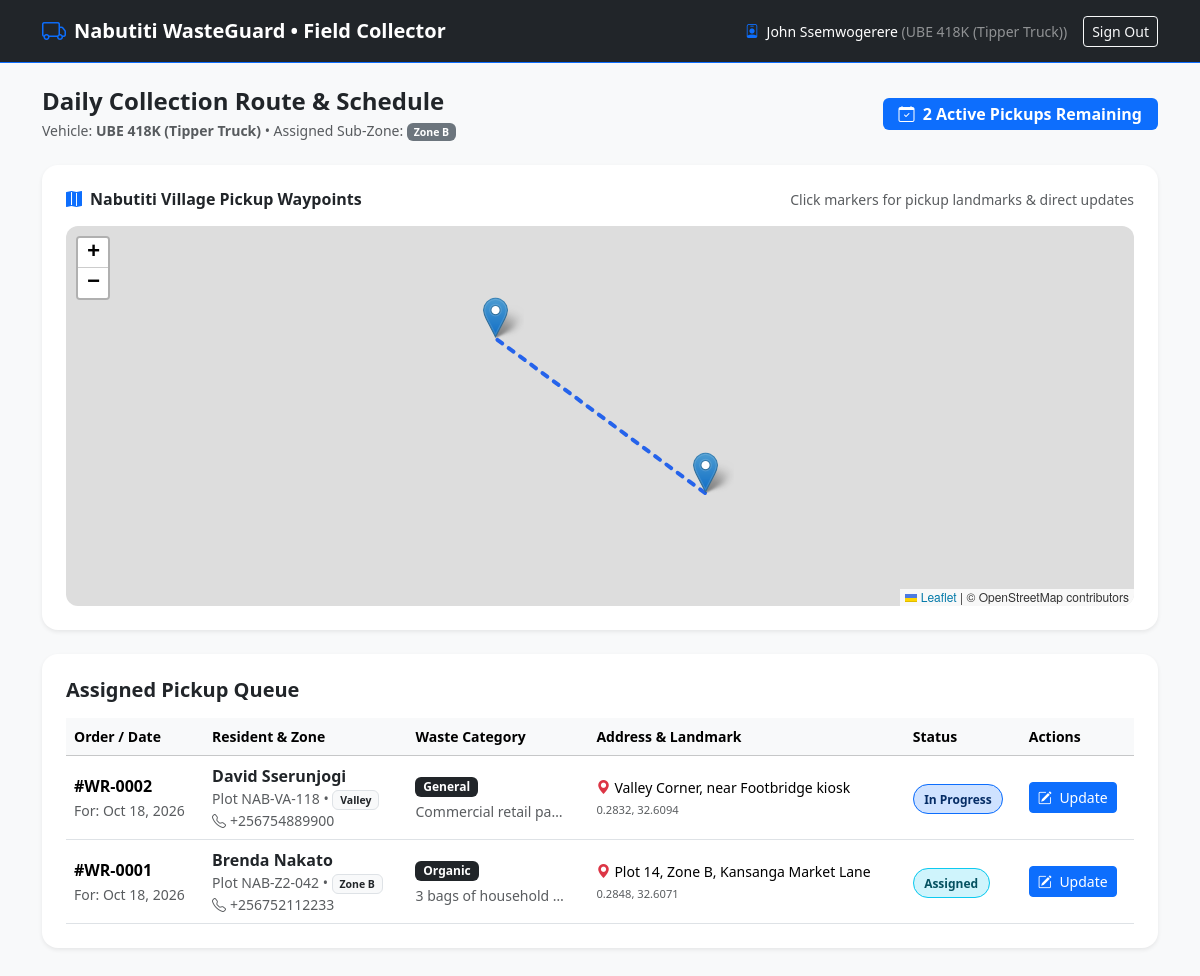
The app's page /collector/dashboard.php (signed in) with its own data.
### tables this page shows
CREATE TABLE `collectors` (
  `id` INT UNSIGNED AUTO_INCREMENT PRIMARY KEY,
  `user_id` INT UNSIGNED NOT NULL UNIQUE,
  `vehicle_reg_no` VARCHAR(40) NOT NULL,
  `assigned_zone` ENUM('Zone A', 'Zone B', 'Central', 'Valley', 'All') NOT NULL DEFAULT 'All',
  `is_available` TINYINT(1) NOT NULL DEFAULT 1,
  CONSTRAINT `fk_collectors_users` FOREIGN KEY (`user_id`) REFERENCES `users` (`id`) ON DELETE CASCADE,
  INDEX `idx_collector_available` (`is_available`)
);

CREATE TABLE `assignments` (
  `id` INT UNSIGNED AUTO_INCREMENT PRIMARY KEY,
  `request_id` INT UNSIGNED NOT NULL UNIQUE,
  `collector_id` INT UNSIGNED NOT NULL,
  `assigned_by` INT UNSIGNED NOT NULL,
  `assigned_at` TIMESTAMP DEFAULT CURRENT_TIMESTAMP,
  `updated_at` TIMESTAMP DEFAULT CURRENT_TIMESTAMP ON UPDATE CURRENT_TIMESTAMP,
  CONSTRAINT `fk_assign_request` FOREIGN KEY (`request_id`) REFERENCES `waste_requests` (`id`) ON DELETE CASCADE,
  CONSTRAINT `fk_assign_collector` FOREIGN KEY (`collector_id`) REFERENCES `collectors` (`id`) ON DELETE CASCADE,
  CONSTRAINT `fk_assign_admin` FOREIGN KEY (`assigned_by`) REFERENCES `users` (`id`) ON DELETE RESTRICT,
  INDEX `idx_assign_collector` (`collector_id`)
);

CREATE TABLE `waste_requests` (
  `id` INT UNSIGNED AUTO_INCREMENT PRIMARY KEY,
  `resident_id` INT UNSIGNED NOT NULL,
  `waste_type` ENUM('Organic', 'Recyclable', 'Hazardous', 'General') NOT NULL,
  `description` TEXT NOT NULL,
  `latitude` DECIMAL(10, 8) NOT NULL,
  `longitude` DECIMAL(11, 8) NOT NULL,
  `address_landmark` VARCHAR(255) NOT NULL,
  `photo_path` VARCHAR(255) NULL,
  `scheduled_date` DATE NOT NULL,
  `status` ENUM('Pending', 'Assigned', 'In_Progress', 'Completed', 'Overdue', 'Cancelled') NOT NULL DEFAULT 'Pending',
  `created_at` TIMESTAMP DEFAULT CURRENT_TIMESTAMP,
  CONSTRAINT `fk_requests_residents` FOREIGN KEY (`resident_id`) REFERENCES `residents` (`id`) ON DELETE CASCADE,
  INDEX `idx_request_status` (`status`),
  INDEX `idx_request_scheduled` (`scheduled_date`)
);

CREATE TABLE `users` (
  `id` INT UNSIGNED AUTO_INCREMENT PRIMARY KEY,
  `name` VARCHAR(120) NOT NULL,
  `email` VARCHAR(150) NOT NULL UNIQUE,
  `phone` VARCHAR(30) NOT NULL,
  `password_hash` VARCHAR(255) NOT NULL,
  `role` ENUM('resident', 'collector', 'admin', 'leader') NOT NULL DEFAULT 'resident',
  `status` ENUM('active', 'inactive', 'suspended') NOT NULL DEFAULT 'active',
  `created_at` TIMESTAMP DEFAULT CURRENT_TIMESTAMP,
  INDEX `idx_user_role` (`role`),
  INDEX `idx_user_email` (`email`)
);

CREATE TABLE `residents` (
  `id` INT UNSIGNED AUTO_INCREMENT PRIMARY KEY,
  `user_id` INT UNSIGNED NOT NULL UNIQUE,
  `household_no` VARCHAR(50) NOT NULL,
  `zone_name` ENUM('Zone A', 'Zone B', 'Central', 'Valley') NOT NULL,
  `landmark` VARCHAR(255) NOT NULL,
  CONSTRAINT `fk_residents_users` FOREIGN KEY (`user_id`) REFERENCES `users` (`id`) ON DELETE CASCADE,
  INDEX `idx_resident_zone` (`zone_name`)
);

### config/session.php (called while the page is built, shortened)
<?php
function requireAuth(): array {
    return [
        'user_id' => (int)$_SESSION['user_id'],
        'name'    => (string)$_SESSION['name'],
        'email'   => (string)$_SESSION['email'],
        'role'    => (string)$_SESSION['role']
    ];
}
function e(?string $string): string {
    return htmlspecialchars((string)($string ?? ''), ENT_QUOTES, 'UTF-8');
}

### collector/dashboard.php (the view, shortened to what this page needs)
<?php
require_once __DIR__ . '/../config/session.php';
$user = requireAuth();
$pdo = Database::getInstance()->getConnection();
$cStmt = $pdo->prepare("SELECT * FROM collectors WHERE user_id = ?");
$cStmt->execute([$user['user_id']]);
$collector = $cStmt->fetch();
$collectorId = (int)$collector['id'];
$tasksStmt = $pdo->prepare("
    SELECT a.id AS assignment_id, a.assigned_at,
           wr.id AS request_id, wr.waste_type, wr.description, wr.latitude, wr.longitude,
           wr.address_landmark, wr.scheduled_date, wr.status, wr.created_at,
           u_res.name AS resident_name, u_res.phone AS resident_phone,
           res.household_no, res.zone_name,
           cr.proof_photo, cr.collector_notes, cr.completion_time
    FROM assignments a
    JOIN waste_requests wr ON a.request_id = wr.id
    JOIN residents res ON wr.resident_id = res.id
    JOIN users u_res ON res.user_id = u_res.id
    LEFT JOIN collection_records cr ON a.id = cr.assignment_id
    WHERE a.collector_id = ?
    ORDER BY FIELD(wr.status, 'In_Progress', 'Assigned', 'Pending', 'Overdue', 'Completed', 'Inaccessible'), wr.scheduled_date ASC
");
$tasksStmt->execute([$collectorId]);
$tasks = $tasksStmt->fetchAll();
$waypoints = [];
foreach ($tasks as $t) {
    if ($t['status'] !== 'Completed' && $t['status'] !== 'Cancelled') {
        $waypoints[] = [
            'id'          => $t['request_id'],
            'assignment'  => $t['assignment_id'],
            'lat'         => (float)$t['latitude'],
            'lng'         => (float)$t['longitude'],
            'status'      => $t['status'],
            'waste_type'  => $t['waste_type'],
            'landmark'    => $t['address_landmark'],
            'resident'    => $t['resident_name'],
            'zone'        => $t['zone_name']
        ];
    }
}
?>
<!DOCTYPE html>
<html lang="en">
<head>
    <link href="https://cdn.jsdelivr.net/npm/bootstrap@5.3.3/dist/css/bootstrap.min.css" rel="stylesheet">
    <link rel="stylesheet" href="https://cdn.jsdelivr.net/npm/bootstrap-icons@1.11.3/font/bootstrap-icons.min.css">
    <link rel="stylesheet" href="https://unpkg.com/leaflet@1.9.4/dist/leaflet.css" />
</head>
<body class="bg-light pb-5">
    <nav class="navbar navbar-dark bg-dark sticky-top border-bottom border-primary">
        <div class="container">
            <a class="navbar-brand d-flex align-items-center gap-2 fw-bold" href="../index.php">
                <i class="bi bi-truck text-primary fs-4"></i>
                <span>Nabutiti WasteGuard &bull; Field Collector</span>
            </a>
            <div class="d-flex align-items-center gap-3">
                <span class="text-white small d-none d-md-inline">
                    <i class="bi bi-person-badge text-primary me-1"></i> <?= e($user['name']) ?>
                    <span class="text-white-50">(<?= e($collector['vehicle_reg_no']) ?>)</span>
                </span>
                <a href="../auth/logout.php" class="btn btn-outline-light btn-sm">Sign Out</a>
            </div>
        </div>
    </nav>
    <div class="container mt-4">
        <div class="row align-items-center mb-4 g-3">
            <div class="col-md-7">
                <h4 class="fw-bold mb-1 text-dark">Daily Collection Route & Schedule</h4>
                <p class="text-muted small mb-0">
                    Vehicle: <strong><?= e($collector['vehicle_reg_no']) ?></strong> &bull; Assigned Sub-Zone: <span class="badge bg-secondary"><?= e($collector['assigned_zone']) ?></span>
                </p>
            </div>
            <div class="col-md-5 text-md-end">
                <span class="badge bg-primary fs-6 py-2 px-3">
                    <i class="bi bi-calendar-check me-1"></i> <?= count($waypoints) ?> Active Pickups Remaining
                </span>
            </div>
        </div>
        <div class="card border-0 shadow-sm rounded-4 p-4 mb-4">
            <div class="d-flex justify-content-between align-items-center mb-3">
                <h6 class="fw-bold text-dark mb-0">
                    <i class="bi bi-map-fill text-primary me-2"></i>Nabutiti Village Pickup Waypoints
                </h6>
                <small class="text-muted">Click markers for pickup landmarks & direct updates</small>
            </div>
            <div id="routeMap"></div>
        </div>
        <div class="card border-0 shadow-sm rounded-4 p-4">
            <h5 class="fw-bold text-dark mb-3">Assigned Pickup Queue</h5>
            <?php if (empty($tasks)): ?>
                <div class="text-center py-5 text-muted">
                    <i class="bi bi-check2-circle fs-1 text-success"></i>
                    <p class="mt-2 mb-0">No collection jobs currently assigned to your vehicle.</p>
                </div>
            <?php else: ?>
                <div class="table-responsive">
                    <table class="table table-hover align-middle mb-0">
                        <thead class="table-light small">
                            <tr>
                                <th>Order / Date</th>
                                <th>Resident & Zone</th>
                                <th>Waste Category</th>
                                <th>Address & Landmark</th>
                                <th>Status</th>
                                <th>Actions</th>
                            </tr>
                        </thead>
                        <tbody>
                            <?php foreach ($tasks as $t): ?>
                                <tr>
                                    <td>
                                        <div class="fw-bold">#WR-<?= str_pad((string)$t['request_id'], 4, '0', STR_PAD_LEFT) ?></div>
                                        <small class="text-muted">For: <?= date('M d, Y', strtotime($t['scheduled_date'])) ?></small>
                                    </td>
                                    <td>
                                        <div class="fw-semibold text-dark"><?= e($t['resident_name']) ?></div>
                                        <div class="small text-muted">Plot <?= e($t['household_no']) ?> &bull; <span class="badge bg-light text-dark border"><?= e($t['zone_name']) ?></span></div>
                                        <div class="small text-muted"><i class="bi bi-telephone me-1"></i><?= e($t['resident_phone']) ?></div>
                                    </td>
                                    <td>
                                        <span class="badge bg-dark"><?= e($t['waste_type']) ?></span>
                                        <div class="small text-muted mt-1 text-truncate" style="max-width: 150px;"><?= e($t['description']) ?></div>
                                    </td>
                                    <td class="small">
                                        <div><i class="bi bi-geo-alt-fill text-danger me-1"></i><?= e($t['address_landmark']) ?></div>
                                        <span class="text-muted" style="font-size: 0.7rem;"><?= number_format($t['latitude'], 4) ?>, <?= number_format($t['longitude'], 4) ?></span>
                                    </td>
                                    <td>
                                        <?php
                                            $statusClasses = [
                                                'Assigned'    => 'bg-info-subtle text-info-emphasis border border-info',
                                                'In_Progress' => 'bg-primary-subtle text-primary-emphasis border border-primary',
                                                'Completed'   => 'bg-success-subtle text-success-emphasis border border-success',
                                                'Inaccessible'=> 'bg-secondary-subtle text-secondary border',
                                                'Overdue'     => 'bg-danger-subtle text-danger-emphasis border border-danger'
                                            ];
                                            $cls = $statusClasses[$t['status']] ?? 'bg-secondary text-white';
                                        ?>
                                        <span class="status-badge <?= $cls ?>">
                                            <?= str_replace('_', ' ', e($t['status'])) ?>
                                        </span>
                                    </td>
                                    <td>
                                        <button class="btn btn-sm btn-primary" data-bs-toggle="modal" data-bs-target="#updateModal<?= $t['assignment_id'] ?>">
                                            <i class="bi bi-pencil-square me-1"></i> Update
                                        </button>
                                    </td>
                                </tr>
                            <?php endforeach; ?>
                        </tbody>
                    </table>
                </div>
            <?php endif; ?>
        </div>
    </div>
</body>
</html>

### collector/dashboard.php (style rules this page uses)
#routeMap { height: 380px; border-radius: 0.75rem; }
.status-badge { font-size: 0.75rem; font-weight: 600; padding: 0.35rem 0.65rem; border-radius: 9999px; }

### records on screen
collectors: vehicle_reg_no "UBE 418K (Tipper Truck)", assigned_zone "Zone B"
assignments: request "0002", request.scheduled_date "Oct 18, 2026", users.name "David Sserunjogi", residents.household_no "NAB-VA-118", residents.zone_name "Valley", users.phone "+256754889900", request.waste_type "General", request.description "Commercial retail pa…", request.address_landmark "Valley Corner, near Footbridge kiosk", request.latitude "0.2832", request.longitude "32.6094", request.status "In Progress"
assignments: request "0001", request.scheduled_date "Oct 18, 2026", users.name "Brenda Nakato", residents.household_no "NAB-Z2-042", residents.zone_name "Zone B", users.phone "+256752112233", request.waste_type "Organic", request.description "3 bags of household…", request.address_landmark "Plot 14, Zone B, Kansanga Market Lane", request.latitude "0.2848", request.longitude "32.6071", request.status "Assigned"

### other values on screen
$user['name'] "John Ssemwogerere"
count($waypoints) "2"
